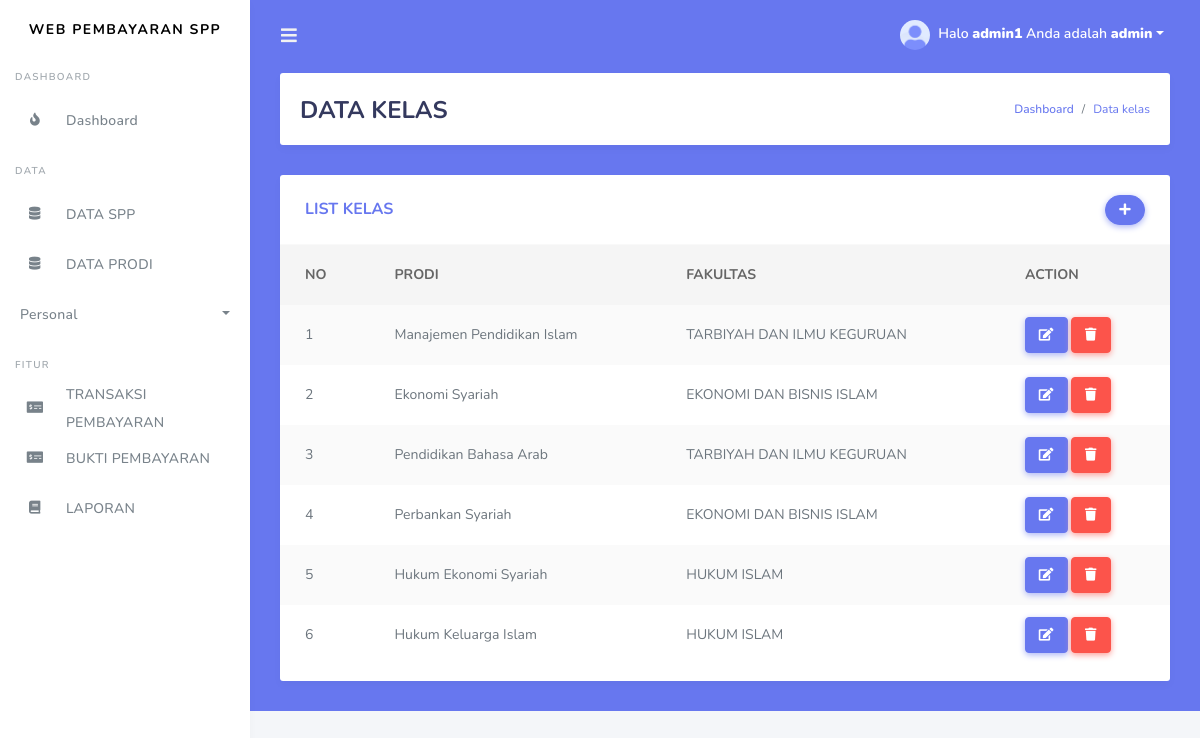
The app's page /admincianjur/kelas.php (signed in) with its own data.
### tables this page shows
CREATE TABLE `kelas` (
  `id_kelas` int(11) NOT NULL,
  `nama_kelas` varchar(50) NOT NULL,
  `kompetensi_keahlian` varchar(50) NOT NULL
);

### admincianjur/kelas.php (the view, shortened to what this page needs)
<!DOCTYPE html>
<html>
  <head>
  </head>
<body>
	<?php
  include ('tampilan/header.php');
  include ('tampilan/sidebar_admin.php');
?>
      <div class="main-content bg-primary">
        <section class="section">
          <div class="section-header">
            <h1>DATA KELAS</h1>
            <div class="section-header-breadcrumb">
              <div class="breadcrumb-item active"><a href="#">Dashboard</a></div>
              <div class="breadcrumb-item text-primary">Data kelas</div>
            </div>
          </div>
            <div class="row">
              <div class="col-12">
                <div class="card">
                  <div class="card-header">
                    <h4>LIST KELAS</h4>
                    <div class="card-header-form">
                      <form>
                          <div class="input-group-btn">
                            <a href="tambah_kelas.php" class="btn btn-primary"><i class="fas fa-plus"></i></a>
                        </div>
                      </form>
                    </div>
                  </div>
                  <div class="card-body p-0">
                    <div class="table-responsive">
                      <table class="table table-striped">
                       <thead>
                          <tr>
                          <th>NO</th>
                          <th>PRODI</th>
                          <th>FAKULTAS</th>
                          <th>ACTION</th>
                        </tr>
                        </thead>
                         <tbody>
                           <?php
                              $query = "SELECT * FROM kelas ORDER BY id_kelas ASC";
                              $result = mysqli_query($koneksi, $query);
                              $no = 1;
                              while($row = mysqli_fetch_assoc($result))
                              {
                              ?>
                        <tr>
                          <td><?php echo $no; ?></td>
                          <td><?php echo $row['nama_kelas']; ?></td>
                          <td><?php echo substr($row['kompetensi_keahlian'], 0, 50); ?></td>
                          <td>
                          <a href="edit_kelas.php?id=<?php echo $row['id_kelas']; ?>"class="btn btn-primary"><i class="fas fa-edit"></i></a>
                          <a href="proses_hapuskelas.php?id=<?php echo $row['id_kelas']; ?>" class="btn btn-danger" onClick="return confirm('Anda yakin akan menghapus data ini?')"><i class="fas fa-trash"></i></a>
                          </td>
                        </tr>
                         <?php
                           $no++;
                           }
                         ?>
                         </tbody>
                      </table>
                    </div>
                  </div>
                </div>
              </div>
            </div>
        </section>
      </div>
    </div>
  </div>
</body>
</html>

### records on screen
kelas: nama_kelas "Manajemen Pendidikan Islam", kompetensi_keahlian "TARBIYAH DAN ILMU KEGURUAN"
kelas: nama_kelas "Ekonomi Syariah", kompetensi_keahlian "EKONOMI DAN BISNIS ISLAM"
kelas: nama_kelas "Pendidikan Bahasa Arab", kompetensi_keahlian "TARBIYAH DAN ILMU KEGURUAN"
kelas: nama_kelas "Perbankan Syariah", kompetensi_keahlian "EKONOMI DAN BISNIS ISLAM"
kelas: nama_kelas "Hukum Ekonomi Syariah", kompetensi_keahlian "HUKUM ISLAM"
kelas: nama_kelas "Hukum Keluarga Islam", kompetensi_keahlian "HUKUM ISLAM"

### other values on screen
$_SESSION['username'] "admin1"
$_SESSION['level'] "admin"
